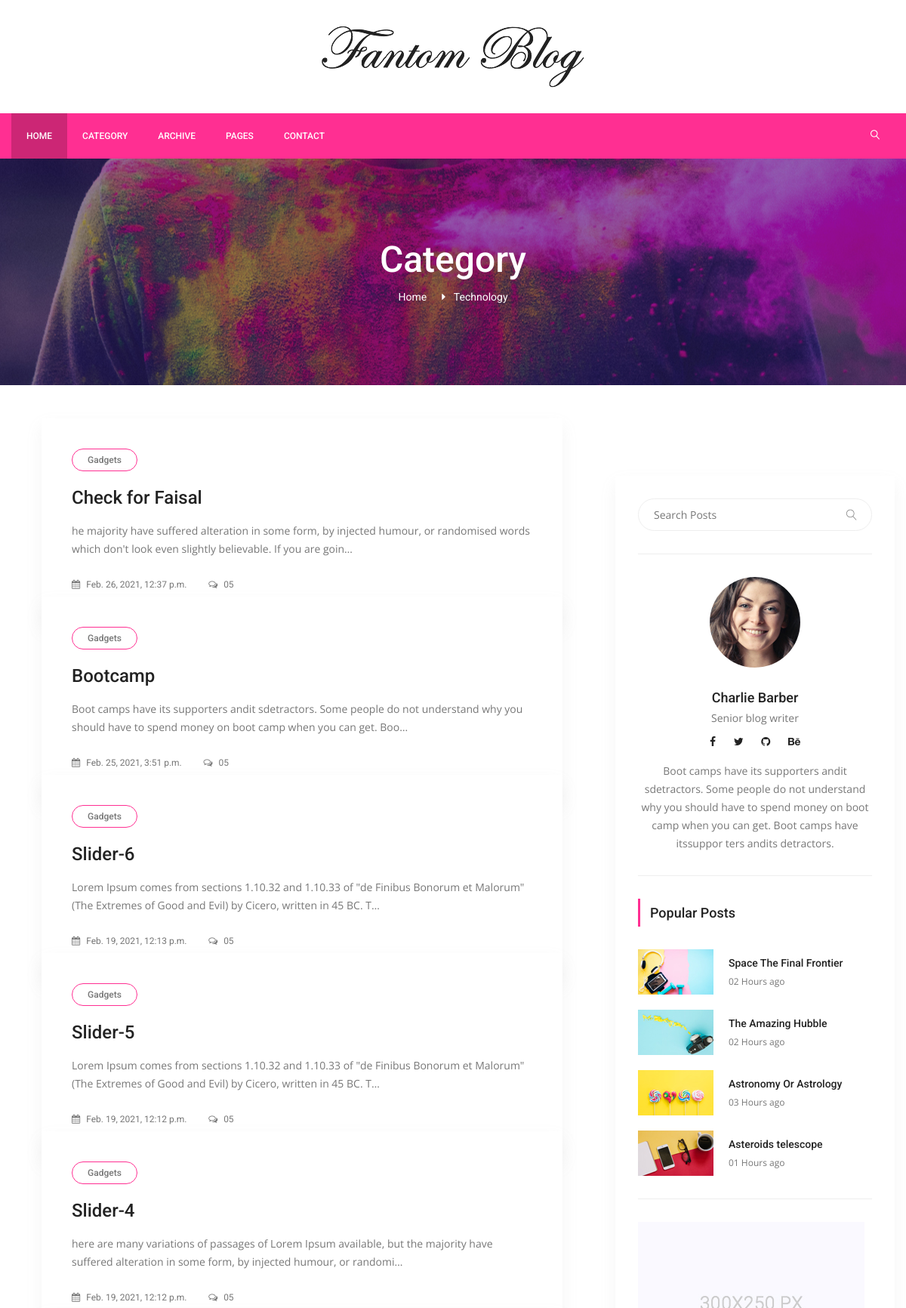
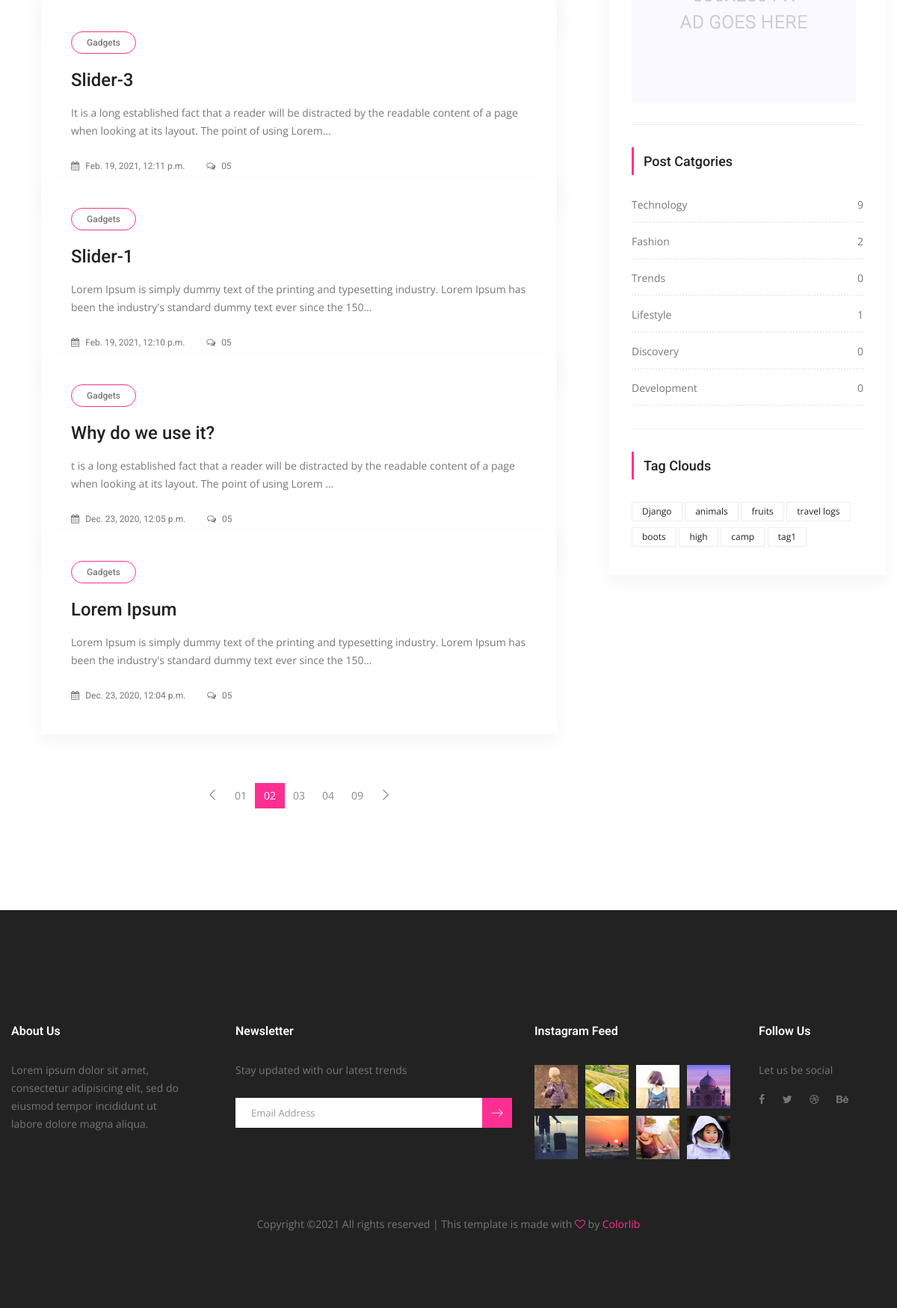
Page /posts/category/1/technology on the committed database (2 pictures, top to bottom).
### posts/models.py (models this page shows, shortened)
class Category(models.Model):
	title= models.CharField(max_length=150)
	slug= models.SlugField(editable=False)
	def post_count(self):
		return self.posts.all().count()

class Post(models.Model):
	title= models.CharField(max_length=150)
	content=models.TextField()
	publishing_date=models.DateTimeField(auto_now_add=True)
	image= models.ImageField(blank=True, null=True, upload_to='uploads/')
	user= models.ForeignKey(settings.AUTH_USER_MODEL,on_delete=models.CASCADE)
	slug= models.SlugField(default="slug",editable=False)
	category=models.ForeignKey(Category, on_delete=models.CASCADE, default=1, related_name="posts")
	tag =models.ManyToManyField(Tag, related_name= "posts",blank=True)
	slider_post = models.BooleanField(default= False)

class Tag(models.Model):
	title= models.CharField(max_length=50)
	slug= models.SlugField(editable=False)
	def __str__(self):
		return self.title

### posts/views.py (the view)
# urls.py: path('category/<int:pk>/<slug:slug>', CategoryDetail.as_view(), name="category_detail"),
class CategoryDetail(ListView):
	model= Post
	template_name= 'categories/category_detail.html'
	context_object_name='posts'
	def get_queryset(self):
		self.category = get_object_or_404(Category, pk=self.kwargs['pk'])
		return Post.objects.filter(category=self.category).order_by('-id')
	def get_context_data(self,**kwargs):
		context= super(CategoryDetail, self).get_context_data(**kwargs)
		self.category = get_object_or_404(Category, pk=self.kwargs['pk'])
		context['category']= self.category
		return context

### posts/templatetags/custom_tags.py (called while the page is built)
@register.simple_tag(name="categories")
def all_categories():
	return Category.objects.all()

@register.simple_tag(name="tags")
def all_tags():
	return Tag.objects.all()

### templates/categories/category_detail.html (shortened to what this page needs)
{% extends 'base.html' %}
{% load static %}
{% block content %}
        <section class="banner_area">
            <div class="banner_inner d-flex align-items-center">
            	<div class="overlay bg-parallax" data-stellar-ratio="0.9" data-stellar-vertical-offset="0" data-background=""></div>
				<div class="container">
					<div class="banner_content text-center">
						<h2>Category</h2>
						<div class="page_link">
							<a href="{% url 'index' %}">Home</a>
							<a href="#">{{ category.title }}</a>
						</div>
					</div>
				</div>
            </div>
        </section>
        <section class="blog_area p_120">
            <div class="container">
                <div class="row">
                    <div class="col-lg-8">
                        <div class="blog_left_sidebar">
                            {% for post in posts %}
                            <article class="blog_style1">
                            	<div class="blog_img">
                            	</div>
                            	<div class="blog_text">
									<div class="blog_text_inner">
										<a class="cat" href="#">Gadgets</a>
						<a href="{% url 'detail' pk=post.id slug=post.slug %}"><h4>{{ post.title }}</h4></a>
										<p>{{ post.content|truncatechars:150 }}</p>
										<div class="date">
											<a href="#"><i class="fa fa-calendar" aria-hidden="true"></i> {{ post.publishing_date }}</a>
											<a href="#"><i class="fa fa-comments-o" aria-hidden="true"></i> 05</a>
										</div>
									</div>
                            	</div>
                            </article>
                              {% endfor %}
                            <nav class="blog-pagination justify-content-center d-flex">
		                        <ul class="pagination">
		                            <li class="page-item">
		                                <a href="#" class="page-link" aria-label="Previous">
		                                    <span aria-hidden="true">
		                                        <span class="lnr lnr-chevron-left"></span>
		                                    </span>
		                                </a>
		                            </li>
		                            <li class="page-item"><a href="#" class="page-link">01</a></li>
		                            <li class="page-item active"><a href="#" class="page-link">02</a></li>
		                            <li class="page-item"><a href="#" class="page-link">03</a></li>
		                            <li class="page-item"><a href="#" class="page-link">04</a></li>
		                            <li class="page-item"><a href="#" class="page-link">09</a></li>
		                            <li class="page-item">
		                                <a href="#" class="page-link" aria-label="Next">
		                                    <span aria-hidden="true">
		                                        <span class="lnr lnr-chevron-right"></span>
		                                    </span>
		                                </a>
		                            </li>
		                        </ul>
		                    </nav>
                        </div>
                    </div>
                    {% include 'right_side.html' %}
                    </div>
                </div>
            </div>
        </section>
 {% endblock %}

### templates/right_side.html
 {% load static %}
{% load custom_tags %}
 <div class="col-lg-4">
                        <div class="blog_right_sidebar">
                            <aside class="single_sidebar_widget search_widget">
                                <div class="input-group">
                                    <input type="text" class="form-control" placeholder="Search Posts">
                                    <span class="input-group-btn">
                                        <button class="btn btn-default" type="button"><i class="lnr lnr-magnifier"></i></button>
                                    </span>
                                </div>
                                <div class="br"></div>
                            </aside>
                            <aside class="single_sidebar_widget author_widget">
                                <img class="author_img rounded-circle" src="{% static 'img/blog/author.png' %}" alt="">
                                <h4>Charlie Barber</h4>
                                <p>Senior blog writer</p>
                                <div class="social_icon">
                                    <a href="#"><i class="fa fa-facebook"></i></a>
                                    <a href="#"><i class="fa fa-twitter"></i></a>
                                    <a href="#"><i class="fa fa-github"></i></a>
                                    <a href="#"><i class="fa fa-behance"></i></a>
                                </div>
                                <p>Boot camps have its supporters andit sdetractors. Some people do not understand why you should have to spend money on boot camp when you can get. Boot camps have itssuppor ters andits detractors.</p>
                                <div class="br"></div>
                            </aside>
                            <aside class="single_sidebar_widget popular_post_widget">
                                <h3 class="widget_title">Popular Posts</h3>
                                <div class="media post_item">
                                    <img src="{% static 'img/blog/popular-post/post1.jpg' %}" alt="post">
                                    <div class="media-body">
                                        <a href="blog-details.html"><h3>Space The Final Frontier</h3></a>
                                        <p>02 Hours ago</p>
                                    </div>
                                </div>
                                <div class="media post_item">
                                    <img src="{% static 'img/blog/popular-post/post2.jpg'%}" alt="post">
                                    <div class="media-body">
                                        <a href="blog-details.html"><h3>The Amazing Hubble</h3></a>
                                        <p>02 Hours ago</p>
                                    </div>
                                </div>
                                <div class="media post_item">
                                    <img src="{% static 'img/blog/popular-post/post3.jpg'%}" alt="post">
                                    <div class="media-body">
                                        <a href="blog-details.html"><h3>Astronomy Or Astrology</h3></a>
                                        <p>03 Hours ago</p>
                                    </div>
                                </div>
                                <div class="media post_item">
                                    <img src="{% static 'img/blog/popular-post/post4.jpg' %}" alt="post">
                                    <div class="media-body">
                                        <a href="blog-details.html"><h3>Asteroids telescope</h3></a>
                                        <p>01 Hours ago</p>
                                    </div>
                                </div>
                                <div class="br"></div>
                            </aside>
                            <aside class="single_sidebar_widget">
                                <a href="#"><img class="img-fluid" src="{% static 'img/blog/add.jpg' %}" alt=""></a>
                                <div class="br"></div>
                            </aside>
                            <aside class="single_sidebar_widget post_category_widget">
                                <h4 class="widget_title">Post Catgories</h4>
                                <ul class="list cat-list">
                                    {% categories as categories %}
                                    {% for category in categories %}
                                    <li>
                                        <a href="{% url 'category_detail' pk=category.id slug=category.slug %}" class="d-flex justify-content-between">
                                            <p>{{ category.title }}</p>
                                            <p>{{ category.post_count }}</p>
                                        </a>
                                    </li>
                                    {% endfor %}
                                </ul>
                                <div class="br"></div>
                            </aside>
                            <aside class="single-sidebar-widget tag_cloud_widget">
                                <h4 class="widget_title">Tag Clouds</h4>
                                <ul class="list">
                                    {% tags as labels %}
                                    {% for label in labels %}
                                    <li><a href="{% url 'tag_detail' slug=label.slug %}">{{ label }}</a></li>
                                    {% endfor %}
                                </ul>
                            </aside>
                        </div>

### rows in the picture
Category: title "Technology", post_count "9"
Post: title "Check for Faisal", content "he majority have suffered alteration in some form, by injected humour, or randomised words which don't look even slightly believable. If you are goin…", publishing_date "Feb. 26, 2021, 12:37 p.m."
Post: title "Bootcamp", content "Boot camps have its supporters andit sdetractors. Some people do not understand why you should have to spend money on boot camp when you can get. Boo…", publishing_date "Feb. 25, 2021, 3:51 p.m."
Post: title "Slider-6", content "Lorem Ipsum comes from sections 1.10.32 and 1.10.33 of \"de Finibus Bonorum et Malorum\" (The Extremes of Good and Evil) by Cicero, written in 45 BC. T…", publishing_date "Feb. 19, 2021, 12:13 p.m."
Post: title "Slider-5", content "Lorem Ipsum comes from sections 1.10.32 and 1.10.33 of \"de Finibus Bonorum et Malorum\" (The Extremes of Good and Evil) by Cicero, written in 45 BC. T…", publishing_date "Feb. 19, 2021, 12:12 p.m."
Post: title "Slider-4", content "here are many variations of passages of Lorem Ipsum available, but the majority have suffered alteration in some form, by injected humour, or randomi…", publishing_date "Feb. 19, 2021, 12:12 p.m."
Post: title "Slider-3", content "It is a long established fact that a reader will be distracted by the readable content of a page when looking at its layout. The point of using Lorem…", publishing_date "Feb. 19, 2021, 12:11 p.m."
Post: title "Slider-1", content "Lorem Ipsum is simply dummy text of the printing and typesetting industry. Lorem Ipsum has been the industry's standard dummy text ever since the 150…", publishing_date "Feb. 19, 2021, 12:10 p.m."
Post: title "Why do we use it?", content "t is a long established fact that a reader will be distracted by the readable content of a page when looking at its layout. The point of using Lorem …", publishing_date "Dec. 23, 2020, 12:05 p.m."
Post: title "Lorem Ipsum", content "Lorem Ipsum is simply dummy text of the printing and typesetting industry. Lorem Ipsum has been the industry's standard dummy text ever since the 150…", publishing_date "Dec. 23, 2020, 12:04 p.m."
Category: title "Fashion", post_count "2"
Category: title "Trends", post_count "0"
Category: title "Lifestyle", post_count "1"
Category: title "Discovery", post_count "0"
Category: title "Development", post_count "0"
Tag: title "Django"
Tag: title "animals"
Tag: title "fruits"
Tag: title "travel logs"
Tag: title "boots"
Tag: title "high"
Tag: title "camp"
Tag: title "tag1"
